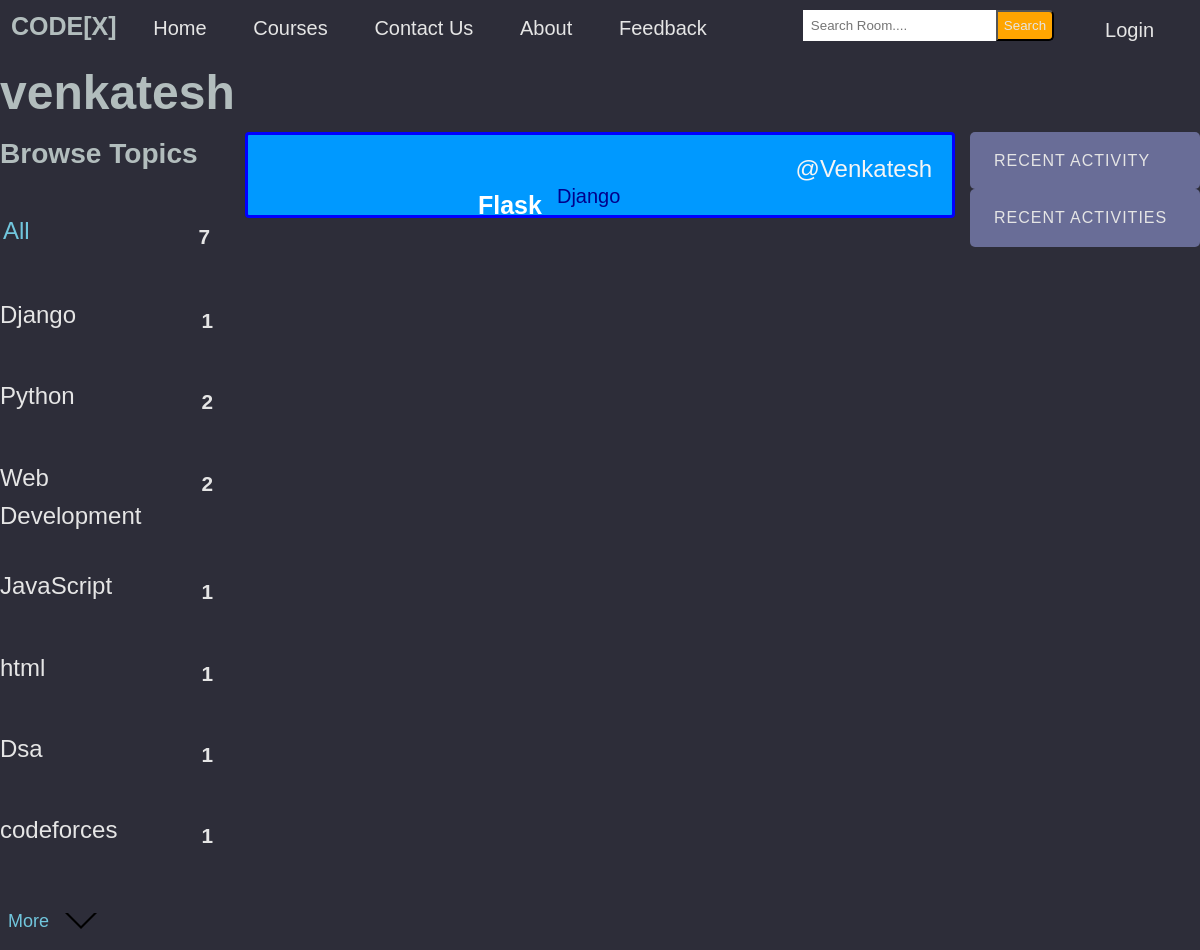
/profile/5, run on the app's committed database.
### base/models.py (models this page shows, shortened)
class Topic(models.Model):
    name = models.CharField(max_length=200)

class Room(models.Model):
    host =  models.ForeignKey(User, on_delete=models.SET_NULL,null=True)
    topic = models.ForeignKey(Topic, on_delete=models.SET_NULL,null=True)
    name =  models.CharField(max_length= 200)
    description = models.TextField(null= True, blank= True)
    participants= models.ManyToManyField(User, related_name='participants', blank=True)
    updated= models.DateTimeField(auto_now= True)
    created= models.DateTimeField(auto_now_add=True)
    class Meta:
        ordering = ['-updated','-created']

### base/views.py (the view)
# urls.py: path('profile/<str:pk>',views.userProfile,name="user-profile"),
def userProfile(request, pk):
    user= User.objects.get(id=pk)
    rooms= user.room_set.all()
    room_message= user.message_set.all()
    topics= Topic.objects.all()
    context= {'user': user, 'rooms': rooms, 'room_message': room_message, 'topics': topics }
    return render(request, 'base/profile.html', context )

### base/templates/base/profile.html (shortened to what this page needs)
{% extends 'main.html' %}
{% block content %}
<h1>{{ user.username }}</h1>
<div class="profile-container">
    <div>
        {% include 'base/topics_component.html' %}
    </div>
    <div>
        {% include 'base/feed_component.html' %}
    </div>
    <div>
        {% include 'base/activity_component.html' %}
    </div>
</div>
{% endblock content %}

### base/templates/base/topics_component.html (shortened to what this page needs)
<div class="topics-container">
    <div class="topics__header">
        <h3> Browse Topics </h3>
    </div>
    <ul class="topics__list">
        <li>
            <a href="{% url 'home' %}" class="active">All<span>{{topics.count}}</span></a>
        </li>
        {% for topic in topics %}
            <li>
                <a href="{% url 'home' %}?q={{topic.name}}">{{topic.name}}<span>{{topic.room_set.all.count}}</span></a>
            </li>
        {% endfor %}
    </ul>
    <a class="btn btn--link" href="{% url 'course' %}">More
        <svg version="1.1" xmlns="http://www.w3.org/2000/svg" width="32" height="32" viewBox="0 0 32 32">
            <title>chevron-down</title>
            <path d="M16 21l-13-13h-3l16 16 16-16h-3l-13 13z"></path>
        </svg>
    </a>
</div>

### base/templates/base/feed_component.html (shortened to what this page needs)
<div>
    {% for room in rooms %}
    <div class="feed-component">
        <a class="room-host" href="{% url 'user-profile' room.host.id %}">@{{room.host.username}}</a>
        <h5><a class="feed-room" href= "{% url 'room' room.id %}">{{room.name}}</a></h5>
        <small class="feed-topic-name" >{{room.topic.name}} </small>
    </div>
    {% endfor %}
</div>

### templates/main.html (style rules this page uses)
:root { --color-main: #71c6dd; --color-main-light: #e1f6fb; --color-dark: #3f4156; --color-dark-medium: #51546e; --color-dark-light: #696d97; --color-light: #e5e5e5; --color-gray: #8b8b8b; --color-light-gray: #b2bdbd; --color-bg: #2d2d39; --color-success: #5dd693; --color-error: #fc4b0b; }
* { padding: 0; margin: 0; text-decoration: none; list-style-type: none; box-sizing: border-box; font-family: 'Nunito', sans-serif }
body { color: var(--color-light-gray); background-color: var(--color-bg); line-height: 1.6; font-weight: 400; font-size: 1.5rem; min-height: 100vh; }

### base/templates/base/profile.html (style rules this page uses)
.profile-container { display: grid; grid-template-columns: 1fr 3fr 1fr; }

### base/templates/base/topics_component.html (style rules this page uses)
:root { --color-main: #71c6dd; --color-main-light: #e1f6fb; --color-dark: #3f4156; --color-dark-medium: #51546e; --color-dark-light: #696d97; --color-light: #e5e5e5; --color-gray: #8b8b8b; --color-light-gray: #b2bdbd; --color-bg: #2d2d39; --color-success: #5dd693; --color-error: #fc4b0b; }
.topics-container { margin-right: 10px; }
.topics__header { margin-bottom: 2rem; }
.topics__list { list-style: none; }
.topics__list li a { display: flex; justify-content: space-between; margin-bottom: 2rem; font-weight: 500; color: var( --color-light); transition: all 0.3s ease-in-out; }
.topics__list li a.active, .topics__list li a:hover { color: var(--color-main); border-radius: 3px; padding: 3px 3px; }
.topics__list li a span { padding: 0.5rem 1rem; color: var( --color-light); border-radius: 3px; font-size: 1.3rem; font-weight: 700; letter-spacing: 1px; }
.btn { background-color: transparent; border: none; display: inline-flex; align-items: center; gap: 1rem; cursor: pointer; transition: all ease-in-out 0.3s; border-radius: 3px; box-shadow: 1px 1px 3px 1px rgba(0, 0, 0, 0.15); padding:8px 10px; font-size: 18px; margin-top: 10px; margin-bottom: 10px; margin-left: 5px; }
.btn--link { border-radius: 3px; padding: 3px; color: var(--color-main); box-shadow: none; }

### base/templates/base/feed_component.html (style rules this page uses)
.feed-component { margin-left: 5px; margin-right: 5px; margin-bottom: 5px; display: block; padding: 40px 20px; position: relative; background: #0099FF; border: 3px solid blue; border-radius: 4px; }
.room-host { float: right; text-transform: capitalize; margin-top: -25px; color: whitesmoke; }
.feed-room { float: inline-start; margin-left: 200px; color: #fff; font-size: 25px; text-transform: capitalize; padding: 10px; border-radius: 3px; }
.feed-topic-name { float: left; color: darkblue; padding: 5px; font-size: 20px; }

### base/templates/base/activity_component.html (style rules this page uses)
:root { --color-main: #71c6dd; --color-main-light: #e1f6fb; --color-dark: #3f4156; --color-dark-medium: #51546e; --color-dark-light: #696d97; --color-light: #e5e5e5; --color-gray: #8b8b8b; --color-light-gray: #b2bdbd; --color-bg: #2d2d39; --color-success: #5dd693; --color-error: #fc4b0b; }

### data on the page
Topic: name "Django", room_set.all.count "1"
Topic: name "Python", room_set.all.count "2"
Topic: name "Web Development", room_set.all.count "2"
Topic: name "JavaScript", room_set.all.count "1"
Topic: name "html", room_set.all.count "1"
Topic: name "Dsa", room_set.all.count "1"
Topic: name "codeforces", room_set.all.count "1"
Room: host.username "Venkatesh", name "Flask", topic.name "Django"

### other printed values
{{ user.username }} "venkatesh"
{{ topics.count }} "7"
